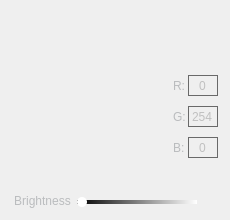
<?xml version="1.0" encoding="UTF-8"?>
<ui version="4.0">
 <class>Dialog_Get_Color</class>
 <widget class="QDialog" name="Dialog_Get_Color">
  <property name="windowModality">
   <enum>Qt::NonModal</enum>
  </property>
  <property name="geometry">
   <rect>
    <x>0</x>
    <y>0</y>
    <width>230</width>
    <height>220</height>
   </rect>
  </property>
  <property name="minimumSize">
   <size>
    <width>230</width>
    <height>220</height>
   </size>
  </property>
  <property name="maximumSize">
   <size>
    <width>230</width>
    <height>220</height>
   </size>
  </property>
  <property name="windowTitle">
   <string notr="true"/>
  </property>
  <property name="styleSheet">
   <string notr="true">QDialog {
	background: none;
}</string>
  </property>
  <layout class="QGridLayout" name="gridLayout">
   <property name="leftMargin">
    <number>0</number>
   </property>
   <property name="topMargin">
    <number>0</number>
   </property>
   <property name="rightMargin">
    <number>0</number>
   </property>
   <property name="bottomMargin">
    <number>0</number>
   </property>
   <property name="spacing">
    <number>0</number>
   </property>
   <item row="0" column="0">
    <widget class="QFrame" name="frm_dlg_bckgrnd_img">
     <property name="minimumSize">
      <size>
       <width>0</width>
       <height>100</height>
      </size>
     </property>
     <property name="styleSheet">
      <string notr="true">QFrame  {
	background-image: url(:/images/background_dialog_get_color.png);
}</string>
     </property>
     <property name="frameShape">
      <enum>QFrame::NoFrame</enum>
     </property>
     <property name="frameShadow">
      <enum>QFrame::Plain</enum>
     </property>
     <property name="lineWidth">
      <number>0</number>
     </property>
     <layout class="QGridLayout" name="gridLayout_4">
      <property name="leftMargin">
       <number>11</number>
      </property>
      <property name="topMargin">
       <number>6</number>
      </property>
      <property name="rightMargin">
       <number>9</number>
      </property>
      <property name="bottomMargin">
       <number>6</number>
      </property>
      <property name="spacing">
       <number>0</number>
      </property>
      <item row="0" column="0">
       <widget class="QFrame" name="frm_dlg_trnsprnt_bckgrnd">
        <property name="styleSheet">
         <string notr="true">QFrame {
	background: none;
}</string>
        </property>
        <property name="frameShape">
         <enum>QFrame::NoFrame</enum>
        </property>
        <property name="frameShadow">
         <enum>QFrame::Plain</enum>
        </property>
        <property name="lineWidth">
         <number>0</number>
        </property>
        <layout class="QGridLayout" name="gridLayout_5" columnstretch="0,1,0">
         <property name="leftMargin">
          <number>0</number>
         </property>
         <property name="topMargin">
          <number>3</number>
         </property>
         <property name="rightMargin">
          <number>3</number>
         </property>
         <property name="bottomMargin">
          <number>3</number>
         </property>
         <property name="spacing">
          <number>0</number>
         </property>
         <item row="0" column="2">
          <layout class="QGridLayout" name="gridLayout_3">
           <property name="leftMargin">
            <number>0</number>
           </property>
           <property name="topMargin">
            <number>1</number>
           </property>
           <property name="horizontalSpacing">
            <number>2</number>
           </property>
           <property name="verticalSpacing">
            <number>10</number>
           </property>
           <item row="3" column="0">
            <widget class="QLabel" name="lbl_clr_green_txt">
             <property name="styleSheet">
              <string notr="true">color: #babcbe;</string>
             </property>
             <property name="text">
              <string>G:</string>
             </property>
            </widget>
           </item>
           <item row="4" column="0">
            <widget class="QLabel" name="lbl_clr_blue_txt">
             <property name="styleSheet">
              <string notr="true">color: #babcbe;</string>
             </property>
             <property name="text">
              <string>B:</string>
             </property>
            </widget>
           </item>
           <item row="2" column="1">
            <widget class="QSpinBox" name="spnBx_clr_red">
             <property name="sizePolicy">
              <sizepolicy hsizetype="Fixed" vsizetype="Fixed">
               <horstretch>0</horstretch>
               <verstretch>0</verstretch>
              </sizepolicy>
             </property>
             <property name="minimumSize">
              <size>
               <width>30</width>
               <height>21</height>
              </size>
             </property>
             <property name="maximumSize">
              <size>
               <width>30</width>
               <height>21</height>
              </size>
             </property>
             <property name="focusPolicy">
              <enum>Qt::NoFocus</enum>
             </property>
             <property name="styleSheet">
              <string notr="true">QSpinBox {
	border: 1 solid dimgray;
	background-color: transparent;
	color: silver;
}</string>
             </property>
             <property name="alignment">
              <set>Qt::AlignCenter</set>
             </property>
             <property name="buttonSymbols">
              <enum>QAbstractSpinBox::NoButtons</enum>
             </property>
             <property name="maximum">
              <number>255</number>
             </property>
             <property name="displayIntegerBase">
              <number>10</number>
             </property>
            </widget>
           </item>
           <item row="1" column="1">
            <spacer name="verticalSpacer_4">
             <property name="orientation">
              <enum>Qt::Vertical</enum>
             </property>
             <property name="sizeType">
              <enum>QSizePolicy::Expanding</enum>
             </property>
             <property name="sizeHint" stdset="0">
              <size>
               <width>10</width>
               <height>5</height>
              </size>
             </property>
            </spacer>
           </item>
           <item row="3" column="1">
            <widget class="QSpinBox" name="spnBx_clr_green">
             <property name="sizePolicy">
              <sizepolicy hsizetype="Fixed" vsizetype="Fixed">
               <horstretch>0</horstretch>
               <verstretch>0</verstretch>
              </sizepolicy>
             </property>
             <property name="minimumSize">
              <size>
               <width>30</width>
               <height>21</height>
              </size>
             </property>
             <property name="maximumSize">
              <size>
               <width>30</width>
               <height>21</height>
              </size>
             </property>
             <property name="sizeIncrement">
              <size>
               <width>0</width>
               <height>0</height>
              </size>
             </property>
             <property name="baseSize">
              <size>
               <width>0</width>
               <height>0</height>
              </size>
             </property>
             <property name="focusPolicy">
              <enum>Qt::NoFocus</enum>
             </property>
             <property name="styleSheet">
              <string notr="true">QSpinBox {
	border: 1 solid dimgray;
	background-color: transparent;
	color: silver;
}</string>
             </property>
             <property name="alignment">
              <set>Qt::AlignCenter</set>
             </property>
             <property name="buttonSymbols">
              <enum>QAbstractSpinBox::NoButtons</enum>
             </property>
             <property name="maximum">
              <number>255</number>
             </property>
             <property name="value">
              <number>254</number>
             </property>
             <property name="displayIntegerBase">
              <number>10</number>
             </property>
            </widget>
           </item>
           <item row="5" column="1">
            <spacer name="verticalSpacer_3">
             <property name="orientation">
              <enum>Qt::Vertical</enum>
             </property>
             <property name="sizeType">
              <enum>QSizePolicy::Expanding</enum>
             </property>
             <property name="sizeHint" stdset="0">
              <size>
               <width>10</width>
               <height>5</height>
              </size>
             </property>
            </spacer>
           </item>
           <item row="4" column="1">
            <widget class="QSpinBox" name="spnBx_clr_blue">
             <property name="sizePolicy">
              <sizepolicy hsizetype="Fixed" vsizetype="Fixed">
               <horstretch>0</horstretch>
               <verstretch>0</verstretch>
              </sizepolicy>
             </property>
             <property name="minimumSize">
              <size>
               <width>30</width>
               <height>21</height>
              </size>
             </property>
             <property name="maximumSize">
              <size>
               <width>30</width>
               <height>21</height>
              </size>
             </property>
             <property name="focusPolicy">
              <enum>Qt::NoFocus</enum>
             </property>
             <property name="styleSheet">
              <string notr="true">QSpinBox {
	border: 1 solid dimgray;
	background-color: transparent;
	color: silver;
}</string>
             </property>
             <property name="alignment">
              <set>Qt::AlignCenter</set>
             </property>
             <property name="buttonSymbols">
              <enum>QAbstractSpinBox::NoButtons</enum>
             </property>
             <property name="maximum">
              <number>255</number>
             </property>
             <property name="displayIntegerBase">
              <number>10</number>
             </property>
            </widget>
           </item>
           <item row="2" column="0">
            <widget class="QLabel" name="lbl_clr_red_txt">
             <property name="styleSheet">
              <string notr="true">color: #babcbe;</string>
             </property>
             <property name="text">
              <string>R:</string>
             </property>
            </widget>
           </item>
           <item row="0" column="0" colspan="2">
            <layout class="QHBoxLayout" name="horizontalLayout">
             <property name="spacing">
              <number>0</number>
             </property>
             <property name="topMargin">
              <number>0</number>
             </property>
             <property name="rightMargin">
              <number>6</number>
             </property>
             <item>
              <spacer name="horizontalSpacer">
               <property name="orientation">
                <enum>Qt::Horizontal</enum>
               </property>
               <property name="sizeHint" stdset="0">
                <size>
                 <width>3</width>
                 <height>20</height>
                </size>
               </property>
              </spacer>
             </item>
             <item>
              <widget class="QPushButton" name="pshBttn_close">
               <property name="minimumSize">
                <size>
                 <width>10</width>
                 <height>10</height>
                </size>
               </property>
               <property name="maximumSize">
                <size>
                 <width>10</width>
                 <height>10</height>
                </size>
               </property>
               <property name="focusPolicy">
                <enum>Qt::NoFocus</enum>
               </property>
               <property name="styleSheet">
                <string notr="true">QPushButton {
	background-image: url(:/images/icons/lightning/color_dialog/icon_close_color_dialog_unchecked.png);
	background-position: center center;
    background-repeat: no-repeat;
	border: 0px;
	background-color: transparent;
}
QPushButton:checked {
	background-image: url(:/images/icons/lightning/color_dialog/icon_close_color_dialog_checked.png);
}
QPushButton:pressed {
	background-image: url(:/images/icons/lightning/color_dialog/icon_close_color_dialog_checked.png);
}
QPushButton:hover {
	background-image: url(:/images/icons/lightning/color_dialog/icon_close_color_dialog_checked.png);
}
QPushButton:focus {
   outline: none;
}</string>
               </property>
               <property name="text">
                <string notr="true"/>
               </property>
               <property name="iconSize">
                <size>
                 <width>10</width>
                 <height>10</height>
                </size>
               </property>
              </widget>
             </item>
            </layout>
           </item>
          </layout>
         </item>
         <item row="0" column="0" colspan="2">
          <widget class="QFrame" name="frm_hsv_clr">
           <property name="sizePolicy">
            <sizepolicy hsizetype="Expanding" vsizetype="Expanding">
             <horstretch>0</horstretch>
             <verstretch>0</verstretch>
            </sizepolicy>
           </property>
           <property name="frameShape">
            <enum>QFrame::NoFrame</enum>
           </property>
           <property name="frameShadow">
            <enum>QFrame::Plain</enum>
           </property>
           <property name="lineWidth">
            <number>0</number>
           </property>
           <layout class="QGridLayout" name="gridLayout_2">
            <property name="leftMargin">
             <number>0</number>
            </property>
            <property name="topMargin">
             <number>0</number>
            </property>
            <property name="rightMargin">
             <number>0</number>
            </property>
            <property name="bottomMargin">
             <number>0</number>
            </property>
            <property name="spacing">
             <number>0</number>
            </property>
            <item row="0" column="0">
             <widget class="QFrame" name="frm_clr_slctr">
              <property name="frameShape">
               <enum>QFrame::NoFrame</enum>
              </property>
              <property name="frameShadow">
               <enum>QFrame::Plain</enum>
              </property>
              <property name="lineWidth">
               <number>0</number>
              </property>
             </widget>
            </item>
           </layout>
          </widget>
         </item>
         <item row="1" column="1" colspan="2">
          <layout class="QHBoxLayout" name="horizontalLayout_2">
           <property name="spacing">
            <number>3</number>
           </property>
           <property name="leftMargin">
            <number>0</number>
           </property>
           <item>
            <widget class="QLabel" name="lbl_brghtnss_txt">
             <property name="minimumSize">
              <size>
               <width>0</width>
               <height>18</height>
              </size>
             </property>
             <property name="maximumSize">
              <size>
               <width>16777215</width>
               <height>18</height>
              </size>
             </property>
             <property name="font">
              <font>
               <family>Tahoma</family>
               <pointsize>9</pointsize>
               <stylestrategy>PreferAntialias</stylestrategy>
              </font>
             </property>
             <property name="styleSheet">
              <string notr="true">color: #babcbe;
margin: 0 0 2 0;</string>
             </property>
             <property name="text">
              <string>Brightness</string>
             </property>
             <property name="alignment">
              <set>Qt::AlignCenter</set>
             </property>
            </widget>
           </item>
           <item>
            <widget class="QSlider" name="hrzntlSldr_clr_brghtnss">
             <property name="sizePolicy">
              <sizepolicy hsizetype="Fixed" vsizetype="Fixed">
               <horstretch>0</horstretch>
               <verstretch>0</verstretch>
              </sizepolicy>
             </property>
             <property name="minimumSize">
              <size>
               <width>120</width>
               <height>16</height>
              </size>
             </property>
             <property name="maximumSize">
              <size>
               <width>120</width>
               <height>16</height>
              </size>
             </property>
             <property name="focusPolicy">
              <enum>Qt::StrongFocus</enum>
             </property>
             <property name="styleSheet">
              <string notr="true">QSlider::groove:horizontal {
	background: qlineargradient(x1: 0, x2: 1, stop: 0 black, stop: 1 white);
    border-radius: 0px;
    height: 4px;
}

QSlider::handle:horizontal {
	width: 12px;
	height: 12px;
    background: qradialgradient(cx: 0.5, cy: 0.5, radius: 0.5, fx: 0.5, fy: 0.5, stop: 0.75 #ffffff, stop: 0.90 transparent);
	margin: -4px -1px -4px -1px;
}</string>
             </property>
             <property name="maximum">
              <number>255</number>
             </property>
             <property name="pageStep">
              <number>1</number>
             </property>
             <property name="value">
              <number>0</number>
             </property>
             <property name="orientation">
              <enum>Qt::Horizontal</enum>
             </property>
            </widget>
           </item>
           <item>
            <widget class="QPushButton" name="pshBttn_accp_clr">
             <property name="minimumSize">
              <size>
               <width>18</width>
               <height>18</height>
              </size>
             </property>
             <property name="maximumSize">
              <size>
               <width>18</width>
               <height>18</height>
              </size>
             </property>
             <property name="focusPolicy">
              <enum>Qt::NoFocus</enum>
             </property>
             <property name="styleSheet">
              <string notr="true">QPushButton {
	background-image: url(:/images/icons/lightning/color_dialog/icon_accept_color_unchecked.png);
	background-position: center center;
    background-repeat: no-repeat;
	border: 0px;
	background-color: transparent;
}
QPushButton:checked {
	background-image: url(:/images/icons/lightning/color_dialog/icon_accept_color_checked.png);
}
QPushButton:pressed {
	background-image: url(:/images/icons/lightning/color_dialog/icon_accept_color_checked.png);
}
QPushButton:hover {
	background-image: url(:/images/icons/lightning/color_dialog/icon_accept_color_checked.png);
}
QPushButton:focus {
   outline: none;
}</string>
             </property>
             <property name="text">
              <string notr="true"/>
             </property>
            </widget>
           </item>
          </layout>
         </item>
        </layout>
       </widget>
      </item>
     </layout>
    </widget>
   </item>
  </layout>
 </widget>
 <resources/>
 <connections/>
</ui>
